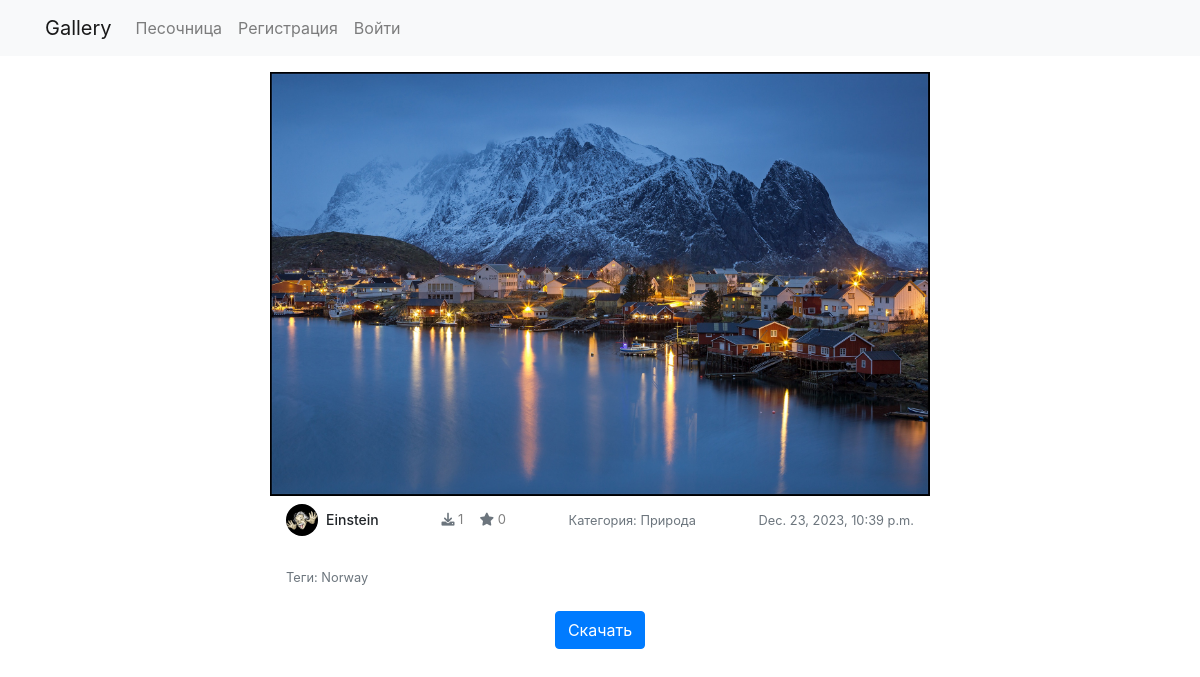
The app's page /image/44/, older data.
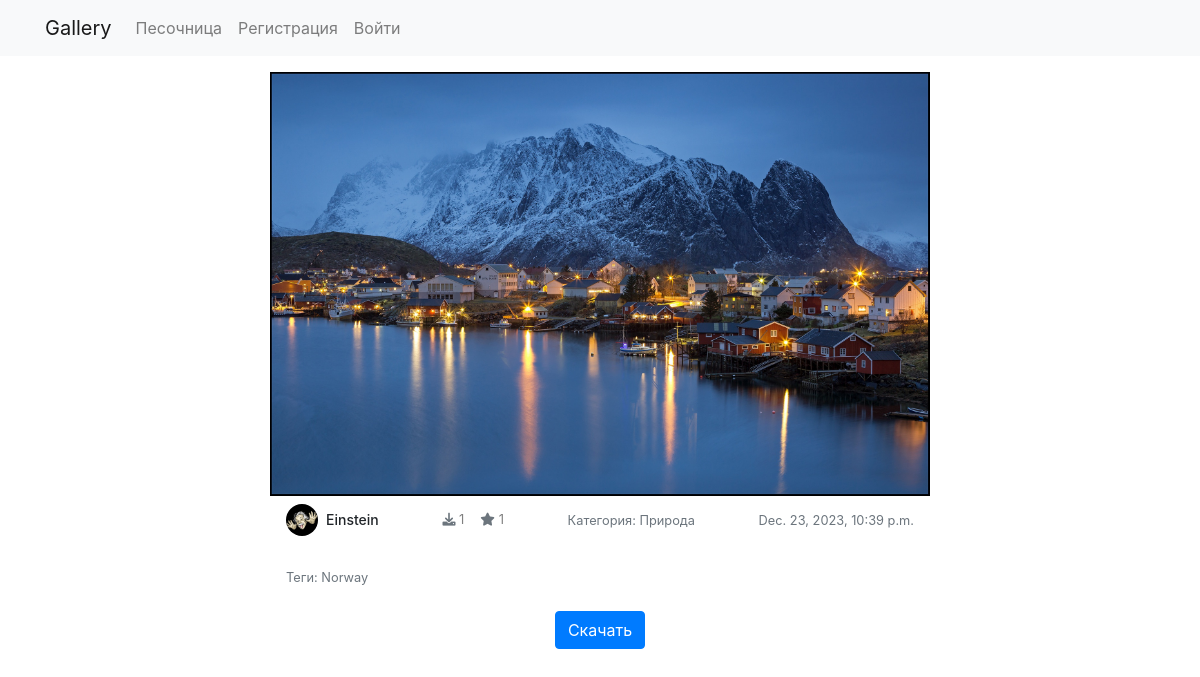
The same page, newer data.
### cards/models.py (models this page shows, shortened)
class Picture(models.Model):
    categories = (
        ('nature', 'Природа'),
        ('city', 'Город'),
        ('cars', 'Машины'),
        ('animals', 'Животные'),
        ('Hi-Tech', 'Hi-Tech'),
        ('sport', 'Спорт'),
        ('cosmos', 'Космос'),
        ('science', 'Наука'),
        ('minimalism', 'Минимализм'),
        ('new year', 'Новый год'),
    )
    author = models.ForeignKey(User, on_delete=models.SET_NULL, null=True)
    image = models.ImageField(upload_to='images/')
    title = models.CharField('Название', max_length=50, default='')
    rating = models.IntegerField('Rating')  # Рейтинг изображения
    downloads = models.IntegerField('Скачали')  # Количество скачиваний
    tags = models.ManyToManyField(to=Tag, blank=True)
    date = models.DateTimeField('Дата публикации', auto_now_add=True)
    category = models.CharField(choices=categories, max_length=30)
    is_verified = models.BooleanField('Проверено', default=False)
    class Meta:
        ordering = ['date', 'rating']

### users/models.py (models this page shows, shortened)
class Account(models.Model):
    user = models.OneToOneField(User, on_delete=models.CASCADE, primary_key=True)
    nickname = models.CharField(max_length=100)
    account_image = models.ImageField(default='default.jpg', upload_to='account_images')
    image = models.ImageField(upload_to='images/')

### cards/views.py (the view)
# urls.py: path('image/<int:image_id>/', views.image_detail, name='cards_image_detail'),
def image_detail(request, image_id):
    picture = get_object_or_404(Picture, id=image_id)
    is_author = request.user == picture.author
    template_name = 'cards/image_detail_profile.html' if is_author else 'cards/image_detail.html'
    context = {'picture': picture}
    return render(request, template_name, context)

### cards/models.py (called while the page is built)
    def __str__(self):
        return self.title

### cards/templates/cards/image_detail.html (shortened to what this page needs)
{% extends 'main/base.html' %}
{% load static %}
{% block content %}
<div class="row">
    <div class="col-md-12">
        <div class="custom-card position-relative">
            <div class="custom-card-body">
                <a href="{{ picture.image.url }}" target="_blank">
                    <img src="{{ picture.image.url }}" alt="Image" class="img-fluid">
                </a>
            </div>
            <div class="custom-card-footer d-flex justify-content-between align-items-center">
                <div class="d-flex align-items-center">
                    <img src="{{ picture.author.account.account_image.url }}" alt="Avatar Image"
                         class="custom-avatar mr-2">
                    <h5 class="card-title mb-0 ml-0">{{ picture.author }}</h5>
                </div>
                <div class="d-flex flex-column align-items-end">
                    <div class="d-flex align-items-center">
                        <p class="mb-0 mr-3" style="font-size:13px;color:gray;"><i
                                class="fas fa-download text-muted"></i> {{ picture.downloads }}</p>
                        <p class="mb-0" style="font-size:13px;color:gray;"><i class="fas fa-star text-muted"></i> {{ picture.rating }}</p>
                    </div>
                </div>
                <small class="text-muted">Категория: {{ picture.get_category_display }}</small>
                <small class="text-muted">{{ picture.date }}</small>
            </div>
            <div class="custom-card-footer d-flex justify-content-between align-items-center mt-3">
                <small class="text-muted">Теги:
                    {% for tag in picture.tags.all %}
                    {{ tag.title }}{% if not forloop.last %}, {% endif %}
                    {% endfor %}
                </small>
            </div>
        </div>
        <div class="row mt-3">
            <div class="col text-center">
                <form method="post" action="{% url 'download_image' picture.id %}">
                    <button type="submit" class="btn btn-primary">Скачать</button>
                </form>
            </div>
        </div>
    </div>
</div>
{% endblock %}

Row changes from the older to the newer data that the page shows:
changed Picture "Природа": rating "0" → "1"
